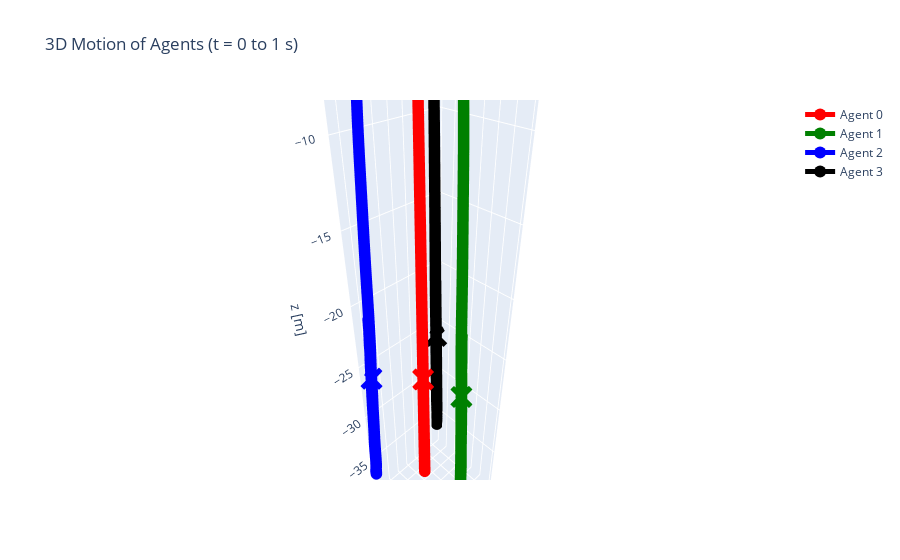

The code cell stored with this chart in its notebook:
### Code cell
import plotly.graph_objs as go
import numpy as np

# Assume positions_xyz shape: (N+1, 3, T)
# positions_xyz, N, and T_sim are already defined as per your code snippet

colors = ['red', 'green', 'blue', 'black']

fig = go.Figure()

for i in range(N+1):
    x = positions[i, 0, :]
    y = positions[i, 1, :]
    z = positions[i, 2, :]
    
    # Trajectory line
    fig.add_trace(go.Scatter3d(
        x=x, y=y, z=z,
        mode='lines+markers',
        name=f'Agent {i}',
        line=dict(color=colors[i % len(colors)], width=4),
        marker=dict(size=4),
        marker_symbol='circle'
    ))
    
    # Start marker (bigger circle)
    fig.add_trace(go.Scatter3d(
        x=[x[0]], y=[y[0]], z=[z[0]],
        mode='markers',
        marker=dict(color=colors[i % len(colors)], size=8, symbol='circle'),
        name=f'Start Agent {i}',
        showlegend=False
    ))
    
    # End marker (cross)
    fig.add_trace(go.Scatter3d(
        x=[x[-1]], y=[y[-1]], z=[z[-1]],
        mode='markers',
        marker=dict(color=colors[i % len(colors)], size=8, symbol='x'),
        name=f'End Agent {i}',
        showlegend=False
    ))

fig.update_layout(
    title='3D Motion of Agents (t = 0 to 1 s)',
    scene=dict(
        xaxis_title='x [m]',
        yaxis_title='y [m]',
        zaxis_title='z [m]',
        aspectmode='data'
    ),
    legend=dict(itemsizing='constant')
)

fig.show()

### Figure 1 — Plotly figure (JSON) as saved in the notebook; plotly's stock layout.template omitted (floating-point values rounded to 4 significant figures; data arrays with more than 128 entries replaced by an {"elided": "..."} marker saying what was removed)
{"data": [{"line": {"color": "red", "width": 4}, "marker": {"size": 4, "symbol": "circle"}, "mode": "lines+markers", "name": "Agent 0", "type": "scatter3d", "x": {"elided": "10000 float values"}, "y": {"elided": "10000 float values"}, "z": {"elided": "10000 float values"}}, {"marker": {"color": "red", "size": 8, "symbol": "circle"}, "mode": "markers", "name": "Start Agent 0", "showlegend": false, "type": "scatter3d", "x": [0], "y": [0], "z": [0]}, {"marker": {"color": "red", "size": 8, "symbol": "x"}, "mode": "markers", "name": "End Agent 0", "showlegend": false, "type": "scatter3d", "x": [-0.066], "y": [-0.01313], "z": [-27.19]}, {"line": {"color": "green", "width": 4}, "marker": {"size": 4, "symbol": "circle"}, "mode": "lines+markers", "name": "Agent 1", "type": "scatter3d", "x": {"elided": "10000 float values"}, "y": {"elided": "10000 float values"}, "z": {"elided": "10000 float values"}}, {"marker": {"color": "green", "size": 8, "symbol": "circle"}, "mode": "markers", "name": "Start Agent 1", "showlegend": false, "type": "scatter3d", "x": [0], "y": [2.625], "z": [0]}, {"marker": {"color": "green", "size": 8, "symbol": "x"}, "mode": "markers", "name": "End Agent 1", "showlegend": false, "type": "scatter3d", "x": [-0.06601], "y": [3.537], "z": [-26.16]}, {"line": {"color": "blue", "width": 4}, "marker": {"size": 4, "symbol": "circle"}, "mode": "lines+markers", "name": "Agent 2", "type": "scatter3d", "x": {"elided": "10000 float values"}, "y": {"elided": "10000 float values"}, "z": {"elided": "10000 float values"}}, {"marker": {"color": "blue", "size": 8, "symbol": "circle"}, "mode": "markers", "name": "Start Agent 2", "showlegend": false, "type": "scatter3d", "x": [2.273], "y": [-1.313], "z": [0]}, {"marker": {"color": "blue", "size": 8, "symbol": "x"}, "mode": "markers", "name": "End Agent 2", "showlegend": false, "type": "scatter3d", "x": [3.008], "y": [-1.788], "z": [-26.16]}, {"line": {"color": "black", "width": 4}, "marker": {"size": 4, "symbol": "circle"}, "mode": "lines+markers", "name": "Agent 3", "type": "scatter3d", "x": {"elided": "10000 float values"}, "y": {"elided": "10000 float values"}, "z": {"elided": "10000 float values"}}, {"marker": {"color": "black", "size": 8, "symbol": "circle"}, "mode": "markers", "name": "Start Agent 3", "showlegend": false, "type": "scatter3d", "x": [-2.273], "y": [-1.313], "z": [0]}, {"marker": {"color": "black", "size": 8, "symbol": "x"}, "mode": "markers", "name": "End Agent 3", "showlegend": false, "type": "scatter3d", "x": [-3.14], "y": [-1.788], "z": [-26.16]}], "layout": {"legend": {"itemsizing": "constant"}, "scene": {"aspectmode": "data", "xaxis": {"title": {"text": "x [m]"}}, "yaxis": {"title": {"text": "y [m]"}}, "zaxis": {"title": {"text": "z [m]"}}}, "title": {"text": "3D Motion of Agents (t = 0 to 1 s)"}}}
